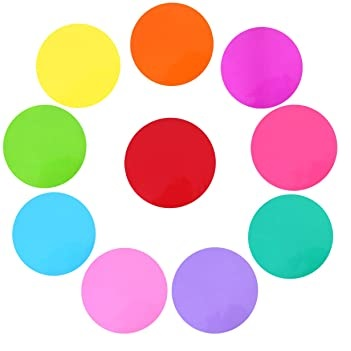
#> input picture python/[980]Proyectos/OpenCV/11/circulos.jpg, 351 x 351 px
$ python 1101.py --image circulos.jpg
#> lines starting #> are read from the running program, lines starting #| are printed output that depends on the picture
import argparse
import cv2

ap=argparse.ArgumentParser()
ap.add_argument("-i","--image", required=True, help="Path to the image")
args=vars(ap.parse_args())

image = cv2.imread(args["image"])
#> image is the input picture: shape (351, 351, 3); mean B, G, R 203.9, 202.5, 223.8
image = cv2.cvtColor(image, cv2.COLOR_BGR2GRAY)
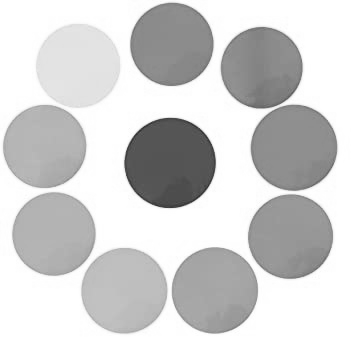
#> image: shape (351, 351); min 44, max 255, mean 209
image = cv2.GaussianBlur(image, (13, 13), 0)
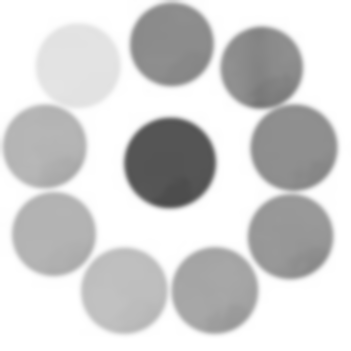
#> image: shape (351, 351); min 75, max 255, mean 209.1
cv2.imshow("Imagen", image)

edged = cv2.Canny(image, 30, 150)
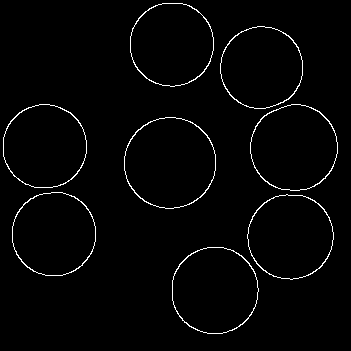
#> edged: shape (351, 351); 2% white in thin lines or dots
cv2.imshow("Edge", edged)
cv2.waitKey(0)
